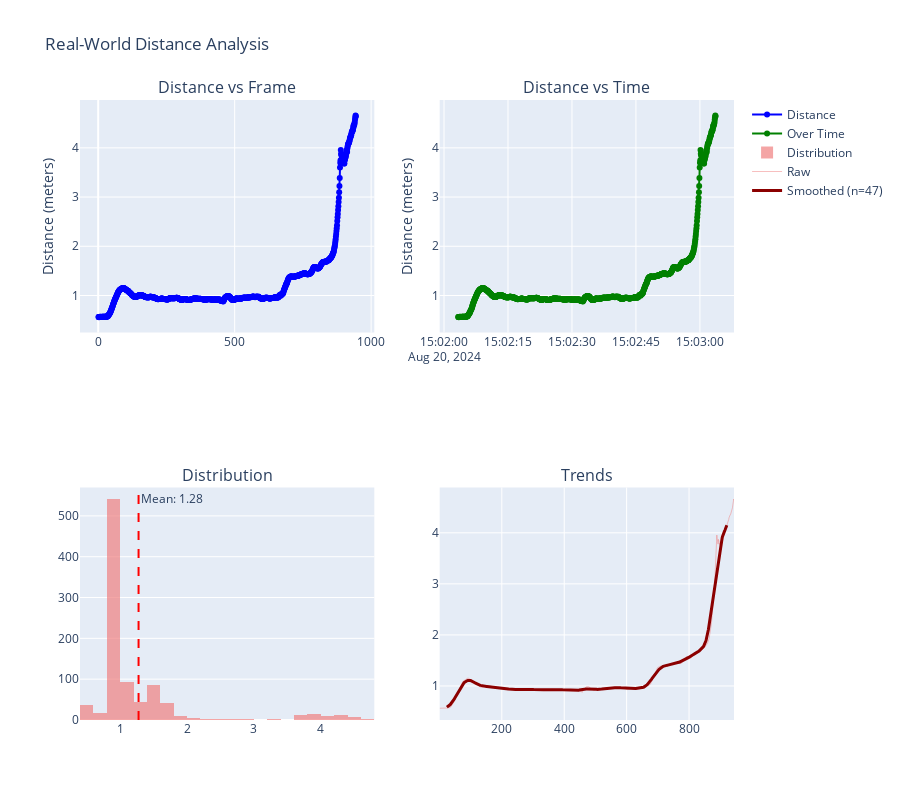

Source (notebook cell):
### Code cell
from utils.sonar_visualization import plot_distance_analysis
plot_distance_analysis(net_analysis_results, "Real-World Distance Analysis")

### Figure 1 — Plotly figure (JSON) as saved in the notebook; plotly's stock layout.template omitted (floating-point values rounded to 4 significant figures; data arrays with more than 128 entries replaced by an {"elided": "..."} marker saying what was removed)
{"data": [{"line": {"color": "blue"}, "mode": "lines+markers", "name": "Distance", "type": "scatter", "x": {"elided": "944 int values"}, "xaxis": "x", "y": {"elided": "944 float values"}, "yaxis": "y"}, {"line": {"color": "green"}, "mode": "lines+markers", "name": "Over Time", "type": "scatter", "x": {"elided": "944 str values"}, "xaxis": "x2", "y": {"elided": "944 float values"}, "yaxis": "y2"}, {"marker": {"color": "lightcoral"}, "name": "Distribution", "nbinsx": 30, "opacity": 0.7, "type": "histogram", "x": {"elided": "944 float values"}, "xaxis": "x3", "yaxis": "y3"}, {"line": {"color": "lightcoral", "width": 1}, "mode": "lines", "name": "Raw", "opacity": 0.5, "type": "scatter", "x": {"elided": "944 int values"}, "xaxis": "x4", "y": {"elided": "944 float values"}, "yaxis": "y4"}, {"line": {"color": "darkred", "width": 3}, "mode": "lines", "name": "Smoothed (n=47)", "type": "scatter", "x": {"elided": "944 int values"}, "xaxis": "x4", "y": {"elided": "944 float values"}, "yaxis": "y4"}], "layout": {"annotations": [{"font": {"size": 16}, "showarrow": false, "text": "Distance vs Frame", "x": 0.225, "xanchor": "center", "xref": "paper", "y": 1, "yanchor": "bottom", "yref": "paper"}, {"font": {"size": 16}, "showarrow": false, "text": "Distance vs Time", "x": 0.775, "xanchor": "center", "xref": "paper", "y": 1, "yanchor": "bottom", "yref": "paper"}, {"font": {"size": 16}, "showarrow": false, "text": "Distribution", "x": 0.225, "xanchor": "center", "xref": "paper", "y": 0.375, "yanchor": "bottom", "yref": "paper"}, {"font": {"size": 16}, "showarrow": false, "text": "Trends", "x": 0.775, "xanchor": "center", "xref": "paper", "y": 0.375, "yanchor": "bottom", "yref": "paper"}, {"showarrow": false, "text": "Mean: 1.28", "x": 1.276, "xanchor": "left", "xref": "x3", "y": 1, "yanchor": "top", "yref": "y3 domain"}], "height": 800, "shapes": [{"line": {"color": "red", "dash": "dash"}, "type": "line", "x0": 1.276, "x1": 1.276, "xref": "x3", "y0": 0, "y1": 1, "yref": "y3 domain"}], "showlegend": true, "title": {"text": "Real-World Distance Analysis"}, "xaxis": {"anchor": "y", "domain": [0, 0.45]}, "xaxis2": {"anchor": "y2", "domain": [0.55, 1]}, "xaxis3": {"anchor": "y3", "domain": [0, 0.45]}, "xaxis4": {"anchor": "y4", "domain": [0.55, 1]}, "yaxis": {"anchor": "x", "domain": [0.625, 1], "title": {"text": "Distance (meters)"}}, "yaxis2": {"anchor": "x2", "domain": [0.625, 1], "title": {"text": "Distance (meters)"}}, "yaxis3": {"anchor": "x3", "domain": [0, 0.375]}, "yaxis4": {"anchor": "x4", "domain": [0, 0.375]}}}
